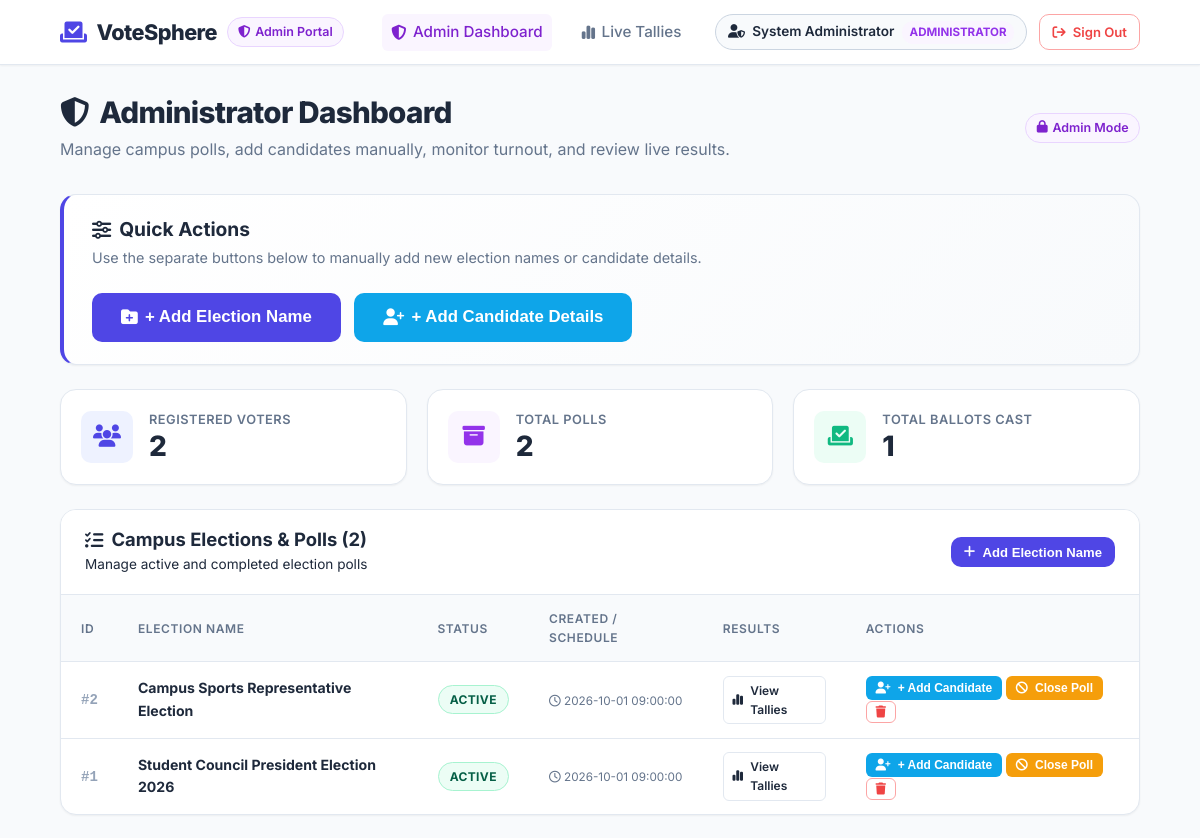
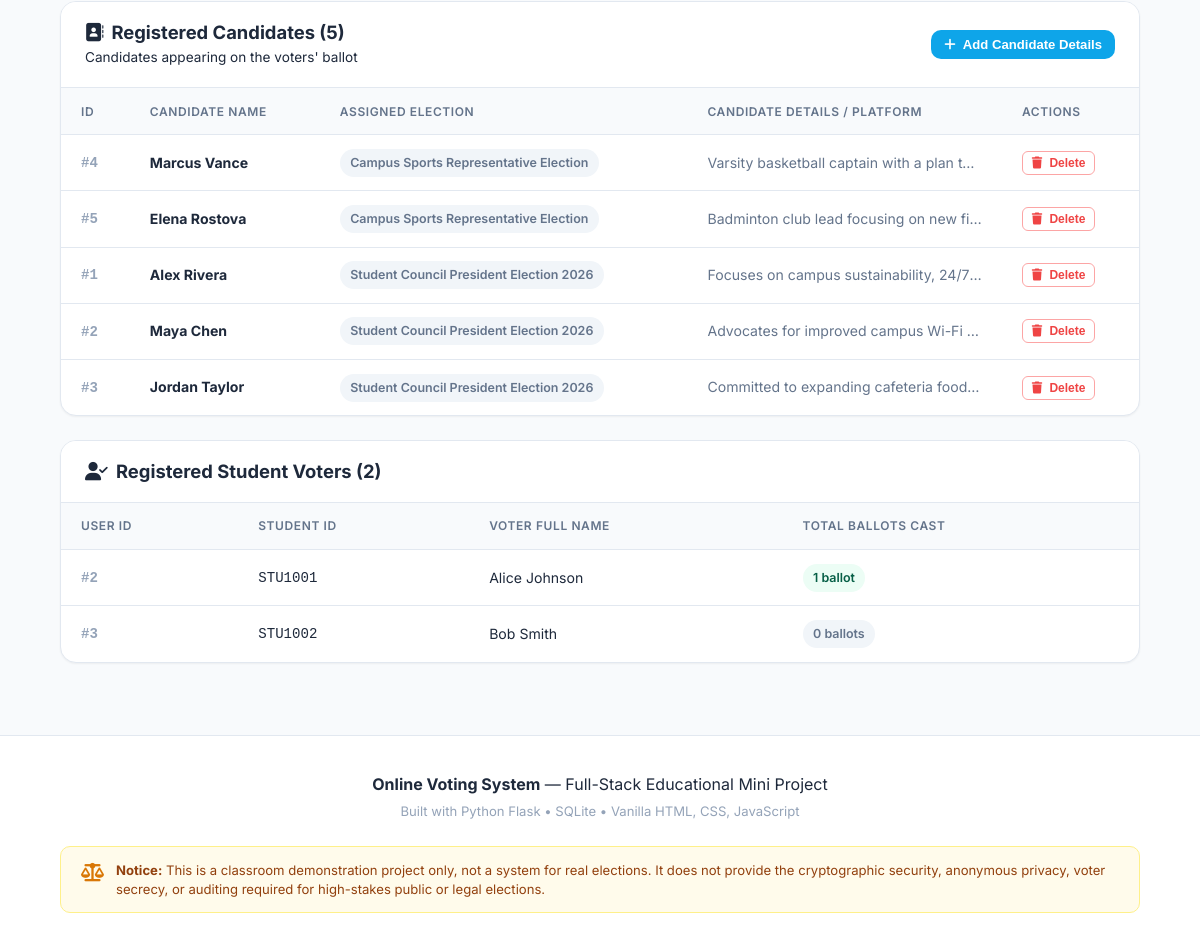
The page /admin (signed in) on the database its author committed (2 pictures, top to bottom).
### tables this page shows
CREATE TABLE polls (
    id INTEGER PRIMARY KEY AUTOINCREMENT,
    title TEXT NOT NULL,
    start_time TEXT NOT NULL,
    end_time TEXT NOT NULL,
    status TEXT NOT NULL DEFAULT 'active' CHECK(status IN ('active', 'closed'))
);

CREATE TABLE candidates (
    id INTEGER PRIMARY KEY AUTOINCREMENT,
    name TEXT NOT NULL,
    description TEXT,
    poll_id INTEGER NOT NULL,
    FOREIGN KEY (poll_id) REFERENCES polls (id) ON DELETE CASCADE
);

CREATE TABLE users (
    id INTEGER PRIMARY KEY AUTOINCREMENT,
    name TEXT NOT NULL,
    student_id TEXT NOT NULL UNIQUE,
    password_hash TEXT NOT NULL,
    role TEXT NOT NULL DEFAULT 'voter' CHECK(role IN ('voter', 'admin'))
);

### app.py (the view)
@app.route("/admin")
@admin_required
def admin_dashboard():
    total_voters = g.db.execute("SELECT COUNT(*) AS cnt FROM users WHERE role = 'voter'").fetchone()["cnt"]
    total_polls = g.db.execute("SELECT COUNT(*) AS cnt FROM polls").fetchone()["cnt"]
    total_votes = g.db.execute("SELECT COUNT(*) AS cnt FROM votes").fetchone()["cnt"]
    polls = g.db.execute("SELECT * FROM polls ORDER BY id DESC").fetchall()
    candidates = g.db.execute("""

        SELECT c.*, p.title AS poll_title

        FROM candidates c

        JOIN polls p ON c.poll_id = p.id

        ORDER BY c.poll_id DESC, c.id ASC

    """).fetchall()
    voters = g.db.execute("""

        SELECT u.id, u.name, u.student_id, COUNT(v.id) AS votes_cast

        FROM users u

        LEFT JOIN votes v ON u.id = v.voter_id

        WHERE u.role = 'voter'

        GROUP BY u.id

        ORDER BY u.id ASC

    """).fetchall()
    return render_template(
        "admin.html",
        total_voters=total_voters,
        total_polls=total_polls,
        total_votes=total_votes,
        polls=polls,
        candidates=candidates,
        voters=voters
    )

### app.py (called while the page is built)
@app.before_request
def before_request():
    g.db = get_db()

@app.teardown_appcontext
def close_db_connection(exception=None):
    db = g.pop('db', None)
    if db is not None:
        db.close()

def admin_required(f):
    @wraps(f)
    def decorated_function(*args, **kwargs):
        if "user_id" not in session:
            flash("Please sign in as an administrator to access the Admin Portal.", "warning")
            return redirect(url_for("admin_login"))
        if session.get("role") != "admin":
            flash("Access denied. Administrator privileges required.", "danger")
            return redirect(url_for("vote_index"))
        return f(*args, **kwargs)
    return decorated_function

### database.py (called while the page is built)
def get_db():
    conn = sqlite3.connect(DB_PATH)
    conn.row_factory = sqlite3.Row
    conn.execute("PRAGMA foreign_keys = ON")
    return conn

### templates/admin.html (shortened to what this page needs)
{% extends "base.html" %}
{% block content %}
<div class="admin-dashboard">
    <div class="page-header">
        <div>
            <h1 class="page-title"><i class="fa-solid fa-shield-halved"></i> Administrator Dashboard</h1>
            <p class="page-subtitle">Manage campus polls, add candidates manually, monitor turnout, and review live results.</p>
        </div>
        <div class="header-action">
            <span class="badge badge-admin"><i class="fa-solid fa-lock"></i> Admin Mode</span>
        </div>
    </div>
    <div class="admin-action-toolbar mb-4">
        <div class="toolbar-info">
            <h3><i class="fa-solid fa-sliders"></i> Quick Actions</h3>
            <p>Use the separate buttons below to manually add new election names or candidate details.</p>
        </div>
        <div class="toolbar-buttons">
            <button type="button" class="btn btn-primary btn-lg" onclick="openModal('electionModal')">
                <i class="fa-solid fa-folder-plus"></i> + Add Election Name
            </button>
            <button type="button" class="btn btn-secondary btn-lg" onclick="openModal('candidateModal')">
                <i class="fa-solid fa-user-plus"></i> + Add Candidate Details
            </button>
        </div>
    </div>
    <div class="stats-grid mb-4">
        <div class="stat-card">
            <div class="stat-icon icon-blue">
                <i class="fa-solid fa-users"></i>
            </div>
            <div class="stat-details">
                <span class="stat-label">Registered Voters</span>
                <h3 class="stat-value">{{ total_voters }}</h3>
            </div>
        </div>
        <div class="stat-card">
            <div class="stat-icon icon-purple">
                <i class="fa-solid fa-box-archive"></i>
            </div>
            <div class="stat-details">
                <span class="stat-label">Total Polls</span>
                <h3 class="stat-value">{{ total_polls }}</h3>
            </div>
        </div>
        <div class="stat-card">
            <div class="stat-icon icon-green">
                <i class="fa-solid fa-check-to-slot"></i>
            </div>
            <div class="stat-details">
                <span class="stat-label">Total Ballots Cast</span>
                <h3 class="stat-value">{{ total_votes }}</h3>
            </div>
        </div>
    </div>
    <div class="admin-card mb-4" id="electionsSection">
        <div class="admin-card-header d-flex-between">
            <div class="header-title-group">
                <h3><i class="fa-solid fa-list-check"></i> Campus Elections & Polls ({{ polls|length }})</h3>
                <span class="text-muted">Manage active and completed election polls</span>
            </div>
            <button type="button" class="btn btn-primary btn-sm" onclick="openModal('electionModal')">
                <i class="fa-solid fa-plus"></i> Add Election Name
            </button>
        </div>
        {% if not polls %}
            <div class="p-4 text-center text-muted">
                <p>No election polls added yet. Click <strong>"+ Add Election Name"</strong> above to create your first election.</p>
            </div>
        {% else %}
            <div class="table-responsive">
                <table class="data-table">
                    <thead>
                        <tr>
                            <th>ID</th>
                            <th>Election Name</th>
                            <th>Status</th>
                            <th>Created / Schedule</th>
                            <th>Results</th>
                            <th>Actions</th>
                        </tr>
                    </thead>
                    <tbody>
                        {% for poll in polls %}
                            <tr>
                                <td><span class="id-tag">#{{ poll.id }}</span></td>
                                <td>
                                    <strong>{{ poll.title }}</strong>
                                </td>
                                <td>
                                    <span class="status-badge status-{{ poll.status }}">
                                        {{ poll.status|upper }}
                                    </span>
                                </td>
                                <td class="time-cell">
                                    <small><i class="fa-regular fa-clock"></i> {{ poll.start_time }}</small>
                                </td>
                                <td>
                                    <a href="{{ url_for('view_results', poll_id=poll.id) }}" class="btn btn-outline btn-xs">
                                        <i class="fa-solid fa-chart-simple"></i> View Tallies
                                    </a>
                                </td>
                                <td>
                                    <button type="button" class="btn btn-secondary btn-xs" onclick="openCandidateModalForPoll('{{ poll.id }}')" title="Add Candidate to {{ poll.title }}">
                                        <i class="fa-solid fa-user-plus"></i> + Add Candidate
                                    </button>
                                    <form action="{{ url_for('admin_toggle_poll', poll_id=poll.id) }}" method="POST" style="display:inline;">
                                        {% if poll.status == 'active' %}
                                            <button type="submit" class="btn btn-warning btn-xs" title="Close this poll">
                                                <i class="fa-solid fa-ban"></i> Close Poll
                                            </button>
                                        {% else %}
                                            <button type="submit" class="btn btn-success btn-xs" title="Activate this poll">
                                                <i class="fa-solid fa-play"></i> Re-open
                                            </button>
                                        {% endif %}
                                    </form>
                                    <form
                                        action="{{ url_for('admin_delete_poll', poll_id=poll.id) }}"
                                        method="POST"
                                        onsubmit="return confirm('WARNING: Deleting poll \'{{ poll.title }}\' will also remove all its candidates and votes. Proceed?');"
                                        style="display:inline;"
                                    >
                                        <button type="submit" class="btn btn-outline-danger btn-xs" title="Delete Poll">
                                            <i class="fa-solid fa-trash"></i>
                                        </button>
                                    </form>
                                </td>
                            </tr>
                        {% endfor %}
                    </tbody>
                </table>
            </div>
        {% endif %}
    </div>
    <div class="admin-card mb-4" id="candidatesSection">
        <div class="admin-card-header d-flex-between">
            <div class="header-title-group">
                <h3><i class="fa-solid fa-address-book"></i> Registered Candidates ({{ candidates|length }})</h3>
                <span class="text-muted">Candidates appearing on the voters' ballot</span>
            </div>
            <button type="button" class="btn btn-secondary btn-sm" onclick="openModal('candidateModal')">
                <i class="fa-solid fa-plus"></i> Add Candidate Details
            </button>
        </div>
        {% if not candidates %}
            <div class="p-4 text-center text-muted">
                <p>No candidates added yet. Click <strong>"+ Add Candidate Details"</strong> above to manually register candidates.</p>
            </div>
        {% else %}
            <div class="table-responsive">
                <table class="data-table">
                    <thead>
                        <tr>
                            <th>ID</th>
                            <th>Candidate Name</th>
                            <th>Assigned Election</th>
                            <th>Candidate Details / Platform</th>
                            <th>Actions</th>
                        </tr>
                    </thead>
                    <tbody>
                        {% for cand in candidates %}
                            <tr>
                                <td><span class="id-tag">#{{ cand.id }}</span></td>
                                <td><strong>{{ cand.name }}</strong></td>
                                <td><span class="badge badge-subtle">{{ cand.poll_title }}</span></td>
                                <td class="desc-cell">{{ cand.description or "No candidate details provided." }}</td>
                                <td>
                                    <form
                                        action="{{ url_for('admin_delete_candidate', candidate_id=cand.id) }}"
                                        method="POST"
                                        onsubmit="return confirm('Are you sure you want to remove candidate \'{{ cand.name }}\'? Any votes for them will also be removed.');"
                                        style="display:inline;"
                                    >
                                        <button type="submit" class="btn btn-outline-danger btn-xs" title="Remove Candidate">
                                            <i class="fa-solid fa-trash"></i> Delete
                                        </button>
                                    </form>
                                </td>
                            </tr>
                        {% endfor %}
                    </tbody>
                </table>
            </div>
        {% endif %}
    </div>
    <div class="admin-card mb-4">
        <div class="admin-card-header">
            <h3><i class="fa-solid fa-user-check"></i> Registered Student Voters ({{ voters|length }})</h3>
        </div>
        {% if not voters %}
            <div class="p-4 text-center text-muted">
                <p>No registered voters yet.</p>
            </div>
        {% else %}
            <div class="table-responsive">
                <table class="data-table">
                    <thead>
                        <tr>
                            <th>User ID</th>
                            <th>Student ID</th>
                            <th>Voter Full Name</th>
                            <th>Total Ballots Cast</th>
                        </tr>
                    </thead>
                    <tbody>
                        {% for voter in voters %}
                            <tr>
                                <td><span class="id-tag">#{{ voter.id }}</span></td>
                                <td><code>{{ voter.student_id }}</code></td>
                                <td>{{ voter.name }}</td>
                                <td>
                                    <span class="badge {% if voter.votes_cast > 0 %}badge-success{% else %}badge-subtle{% endif %}">
                                        {{ voter.votes_cast }} ballot{% if voter.votes_cast != 1 %}s{% endif %}
                                    </span>
                                </td>
                            </tr>
                        {% endfor %}
                    </tbody>
                </table>
            </div>
        {% endif %}
    </div>
</div>
{% endblock %}

### rows shown on the page
polls: id "2", title "Campus Sports Representative Election", status "ACTIVE", start_time "2026-10-01 09:00:00", shows "Close Poll"
polls: id "1", title "Student Council President Election 2026", status "ACTIVE", start_time "2026-10-01 09:00:00", shows "Close Poll"
candidates: id "4", name "Marcus Vance", poll_title "Campus Sports Representative Election", description "Varsity basketball captain with a plan t…"
candidates: id "5", name "Elena Rostova", poll_title "Campus Sports Representative Election", description "Badminton club lead focusing on new f…"
candidates: id "1", name "Alex Rivera", poll_title "Student Council President Election 2026", description "Focuses on campus sustainability, 24/…"
candidates: id "2", name "Maya Chen", poll_title "Student Council President Election 2026", description "Advocates for improved campus Wi-Fi…"
candidates: id "3", name "Jordan Taylor", poll_title "Student Council President Election 2026", description "Committed to expanding cafeteria food…"
users: id "2", student_id "STU1001", name "Alice Johnson", votes_cast "1"
users: id "3", student_id "STU1002", name "Bob Smith", votes_cast "0"

### other values the page prints
{{ session.get('name') }} "System Administrator"
{{ total_voters }} "2"
{{ total_polls }} "2"
{{ total_votes }} "1"
{{ polls|length }} "2"
{{ candidates|length }} "5"
{{ voters|length }} "2"
